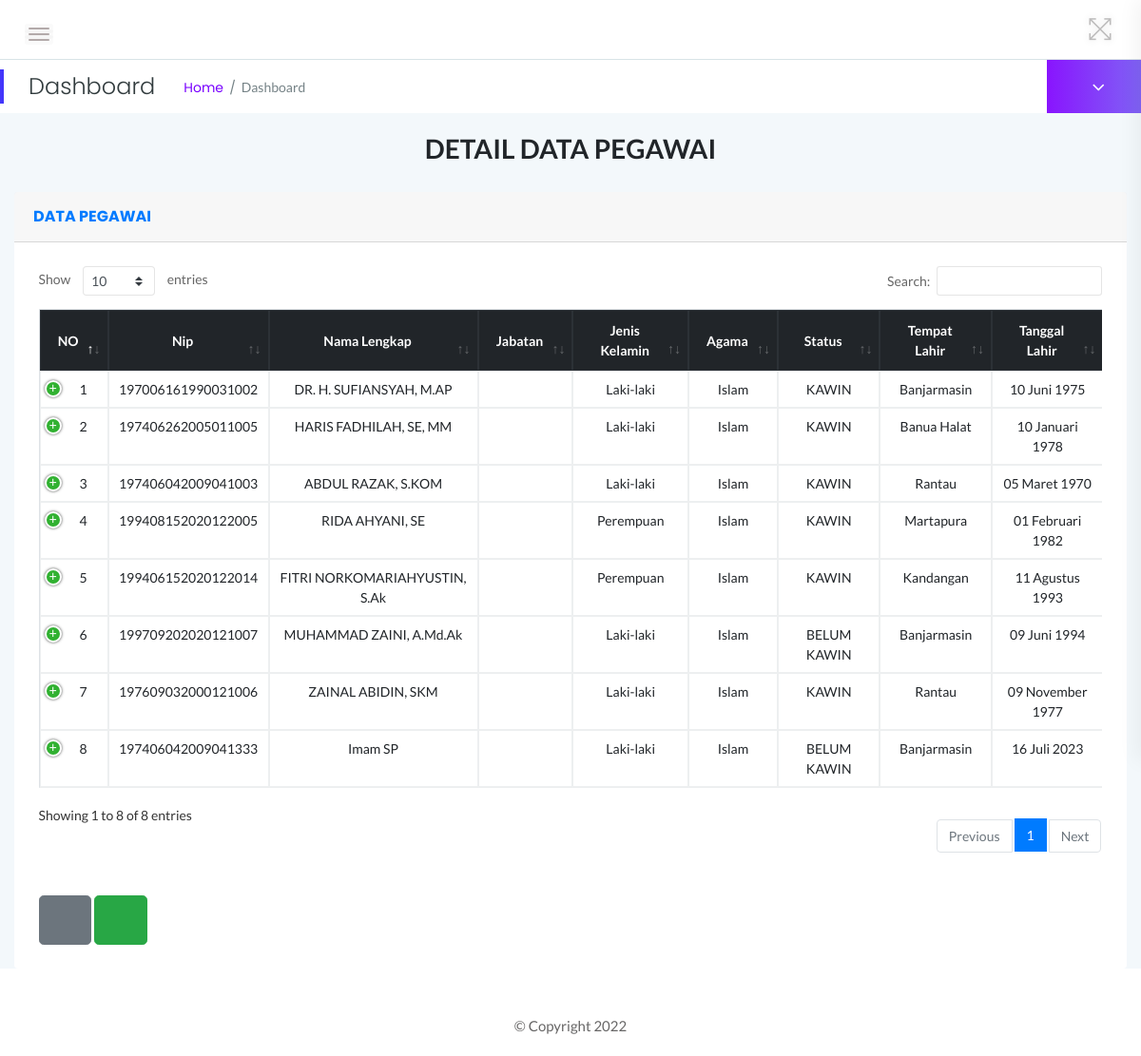
The page /pegawai/tampil_pegawai.php (signed in) on the database as committed earlier.
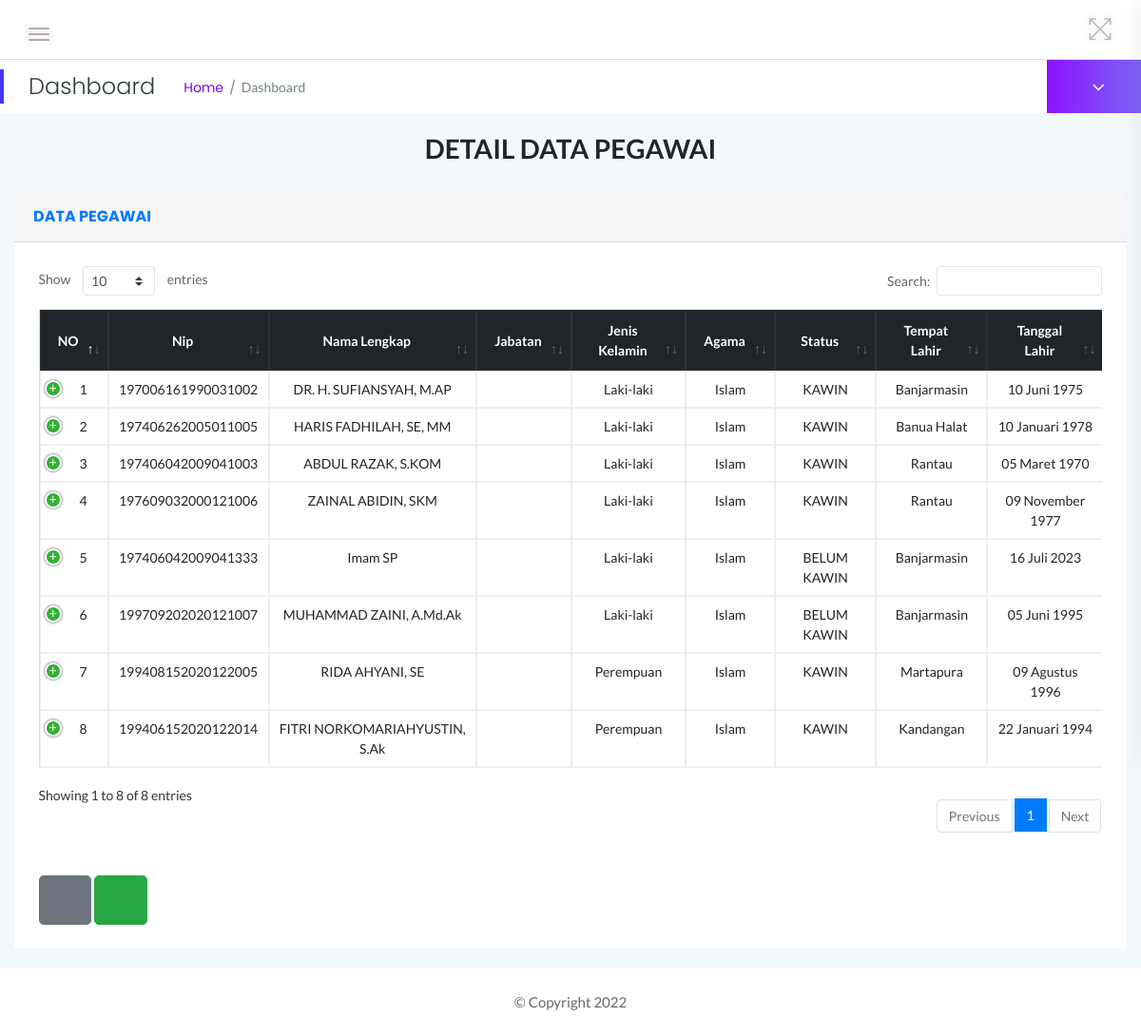
The same page on the database as committed later.
### tables this page shows
CREATE TABLE `t_pegawai` (
  `id_pg` int(9) NOT NULL,
  `nip` varchar(25) NOT NULL,
  `nama_lengkap` varchar(120) NOT NULL,
  `id_jabatan` int(9) NOT NULL,
  `jenis_kelamin` varchar(35) NOT NULL,
  `agama` varchar(20) NOT NULL,
  `status` varchar(20) NOT NULL,
  `tempat_lahir` varchar(120) NOT NULL,
  `tanggal_lahir` date NOT NULL,
  `alamat_rumah` varchar(200) NOT NULL,
  `no_telpon` varchar(13) NOT NULL,
  `file_foto` varchar(255) DEFAULT NULL,
  `pegawai` enum('asn','non asn') NOT NULL,
  `golongan` varchar(255) DEFAULT NULL
);

### pegawai/fungsi_indotgl.php (called while the page is built, shortened)
<?php
function tgl_indo($tgl){
$tanggal = substr($tgl,8,2);
$bulan   = getBulan(substr($tgl,5,2));
$tahun   = substr($tgl,0,4);
return $tanggal.' '.$bulan.' '.$tahun;
}
function getBulan($bln){
switch ($bln){
case 1:
return "Januari";
break;
case 2:
return "Februari";
break;
case 3:
return "Maret";
break;
case 6:
return "Juni";
break;
case 7:
return "Juli";
break;
case 8:
return "Agustus";
break;
case 11:
return "November";
break;
}
}
?>

### pegawai/tampil_pegawai.php (the view, shortened to what this page needs)
<?php
	require_once("head.php");
	require_once("fungsi_indotgl.php");
?>
        <div class="container-fluid">
          <form action="" method="POST">
          <br>
          <h1 class="h3 mb-2 text-gray-800 text-center"><b>DETAIL DATA PEGAWAI</b></h1>
          <br>
          <div class="card shadow mb-4">
            <div class="card-header py-3">
              <h6 class="m-0 font-weight-bold text-primary">DATA PEGAWAI</h6>
            </div>
            <div class="card-body">
              <div class="table-responsive">
                <table class="table table-bordered text-center" id="dataTable" width="100%" cellspacing="0">
                  <thead class="thead-dark">
                    <tr>
						<th style="vertical-align: middle;">NO</th>
						<th style="vertical-align: middle;">Nip</th>
						<th style="vertical-align: middle;">Nama Lengkap</th>
						<th style="vertical-align: middle;">Jabatan</th>
						<th style="vertical-align: middle;">Jenis Kelamin</th>
						<th style="vertical-align: middle;">Agama</th>
						<th style="vertical-align: middle;">Status</th>
						<th style="vertical-align: middle;">Tempat Lahir</th>
						<th style="vertical-align: middle;">Tanggal Lahir</th>
                    </tr>
                  </thead>
                  <tbody>
                    <tr style="vertical-align: middle;">
					<?php
	                $sql = mysqli_query($koneksi,"SELECT * FROM t_pegawai");
	              ?>
	                <?php
	                  $no = 1;
	                  while ($data = mysqli_fetch_array($sql)) {
	                ?>
						<td><?=$no++;?></td>
						<td><?=$data['nip'];?></td>
						<td><?=$data['nama_lengkap'];?></td>
						<td><?=$data['jabatan'];?></td>
						<td><?=$data['jenis_kelamin'];?></td>
						<td><?=$data['agama'];?></td>
						<td><?=$data['status'];?></td>
						<td><?=$data['tempat_lahir'];?></td>
						<td><?= tgl_indo($data['tanggal_lahir']);?></td>
							</div>
					</div>
					<?php } ?>
              </div><br><br>
              <a href="beranda.php"  title="Kembali Ke Home" class="btn btn-secondary btn-circle btn-lg">
                    <i class="fas fa-arrow-left"></i>
                  </a>
              <a href="input_pegawai.php" title="Tambah Data" class="btn btn-success btn-circle btn-lg">
                    <i class="fas fa-plus"></i>
                  </a>
<?php
	require_once("foot.php");
?>

Rows that differ between the two databases and show on the page:
removed t_pegawai: nip "199408152020122005", nama_lengkap "RIDA AHYANI, SE", jenis_kelamin "Perempuan", agama "Islam", status "KAWIN", tempat_lahir "Martapura", tanggal_lahir "01 Februari 1982"
removed t_pegawai: nip "199406152020122014", nama_lengkap "FITRI NORKOMARIAHYUSTIN, S.Ak", jenis_kelamin "Perempuan", agama "Islam", status "KAWIN", tempat_lahir "Kandangan", tanggal_lahir "11 Agustus 1993"
removed t_pegawai: nip "199709202020121007", nama_lengkap "MUHAMMAD ZAINI, A.Md.Ak", jenis_kelamin "Laki-laki", agama "Islam", status "BELUM KAWIN", tempat_lahir "Banjarmasin", tanggal_lahir "09 Juni 1994"
added t_pegawai: nip "199709202020121007", nama_lengkap "MUHAMMAD ZAINI, A.Md.Ak", jenis_kelamin "Laki-laki", agama "Islam", status "BELUM KAWIN", tempat_lahir "Banjarmasin", tanggal_lahir "05 Juni 1995"
added t_pegawai: nip "199408152020122005", nama_lengkap "RIDA AHYANI, SE", jenis_kelamin "Perempuan", agama "Islam", status "KAWIN", tempat_lahir "Martapura", tanggal_lahir "09 Agustus 1996"
added t_pegawai: nip "199406152020122014", nama_lengkap "FITRI NORKOMARIAHYUSTIN, S.Ak", jenis_kelamin "Perempuan", agama "Islam", status "KAWIN", tempat_lahir "Kandangan", tanggal_lahir "22 Januari 1994"
